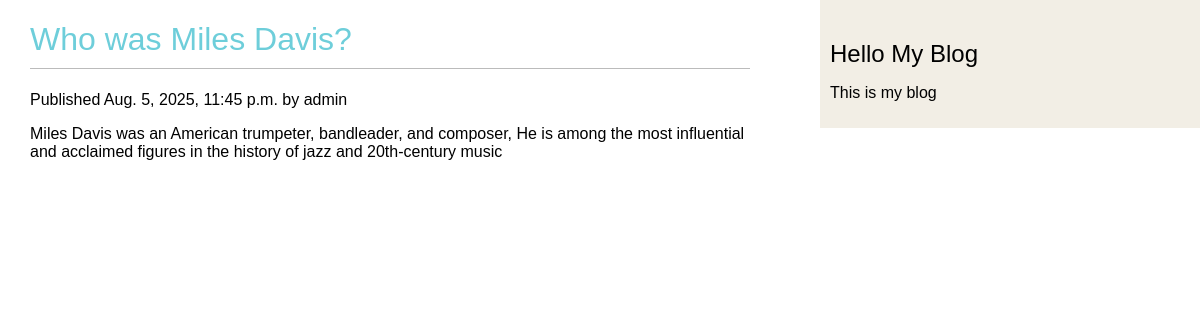
The page /blog/2025/8/5/who-was-miles-davis/ on the database its author committed.
### blog/models.py (models this page shows, shortened)
class Post(models.Model):
    class Status(models.TextChoices):
        DRAFT = 'DF', 'Draft'
        PUBLISHED = 'PB', 'Published'
    title = models.CharField(max_length=250)
    slug = models.SlugField(max_length=250,unique_for_date='publish')
    author = models.ForeignKey(User,on_delete=models.CASCADE, related_name='blog_posts')
    body = models.TextField()
    publish = models.DateTimeField(auto_now_add=timezone.now())
    created = models.DateTimeField(auto_now_add=True)
    updated = models.DateTimeField(auto_now_add=True)
    status = models.CharField(max_length=2,
                              choices=Status.choices,
                              default=Status.DRAFT)
    objects = models.Manager()
    published = PublishedManager() # 커스텀 관리자
    class Meta:
        ordering = ['-publish']
        indexes = [
            models.Index(fields = ['-publish']), # https://docs.djangoproject.com/en/4.1/ref/models/indexes/
        ]

### blog/views.py (the view)
# urls.py: path('<int:year>/<int:month>/<int:day>/<slug:post>/',views.post_detail,name='post_detail'),
def post_detail(request, year, month, day, post):
    post = get_object_or_404(Post,status=Post.Status.PUBLISHED,slug =post, publish__year = year, publish__month = month, publish__day = day)
    return render(request,'blog/post/detail.html',{'post':post})

### blog/templates/blog/post/detail.html
{% extends "blog/base.html" %} {% block title %}{{ post.title }} {% endblock %}
{% block content %}
<h1>{{ post.title }}</h1>
<p class=date"> Published {{ post.publish }} by {{ post.author }}</p>
{{ post.body|linebreaks }}
{% endblock content %}

### blog/static/css/blog.css (style rules this page uses)
body { margin:0; padding:0; font-family:helvetica, sans-serif; }
h1 { color:#6ECEDA; font-weight:normal; border-bottom:1px solid #bbb; padding:0 0 10px 0; }

### rows shown on the page
Post: title "Who was Miles Davis?", publish "Aug. 5, 2025, 11:45 p.m.", author "admin", body "Miles Davis was an American trumpeter, bandleader, and composer, He is among the most influential and acclaimed figures in the history of jazz and 20th-century music"
